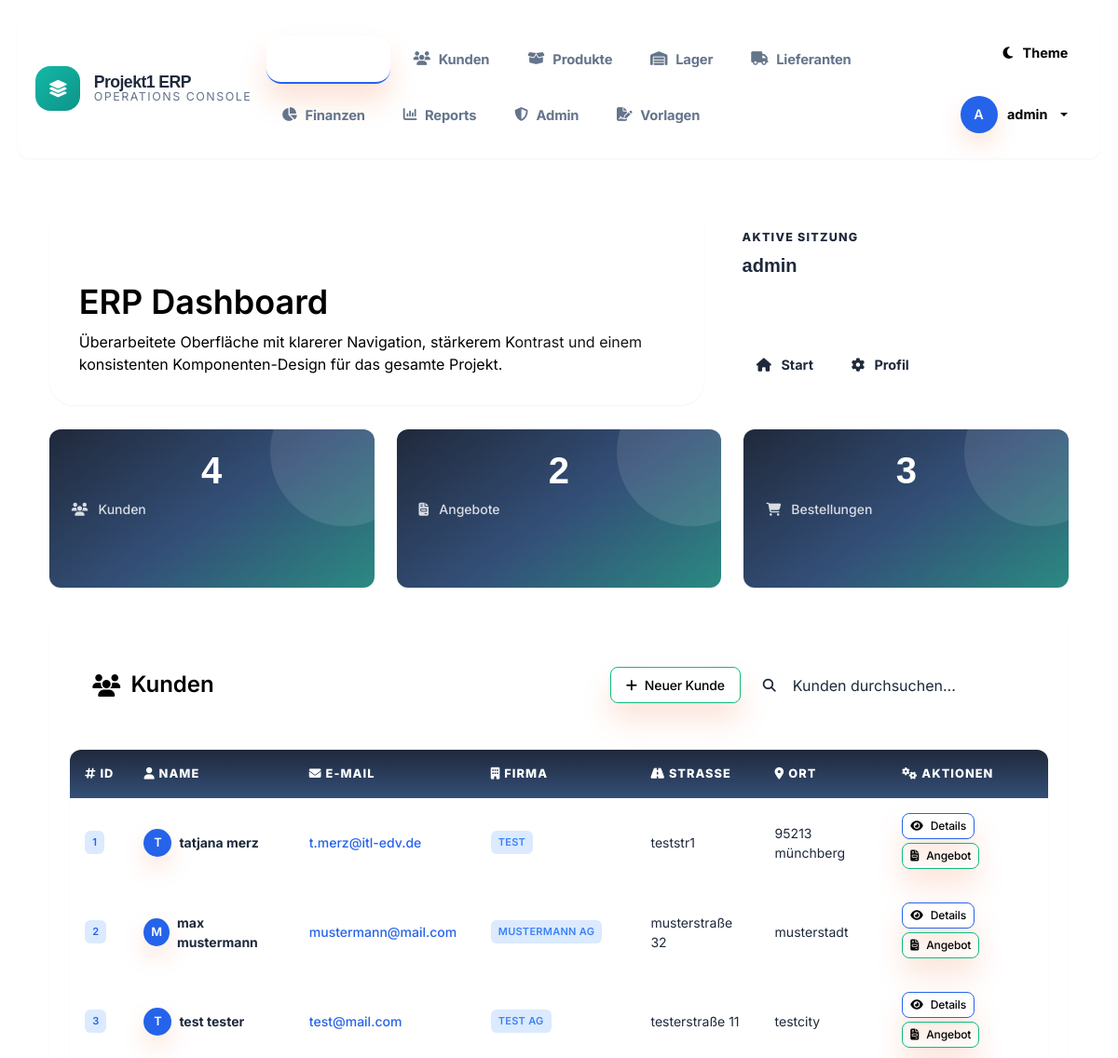
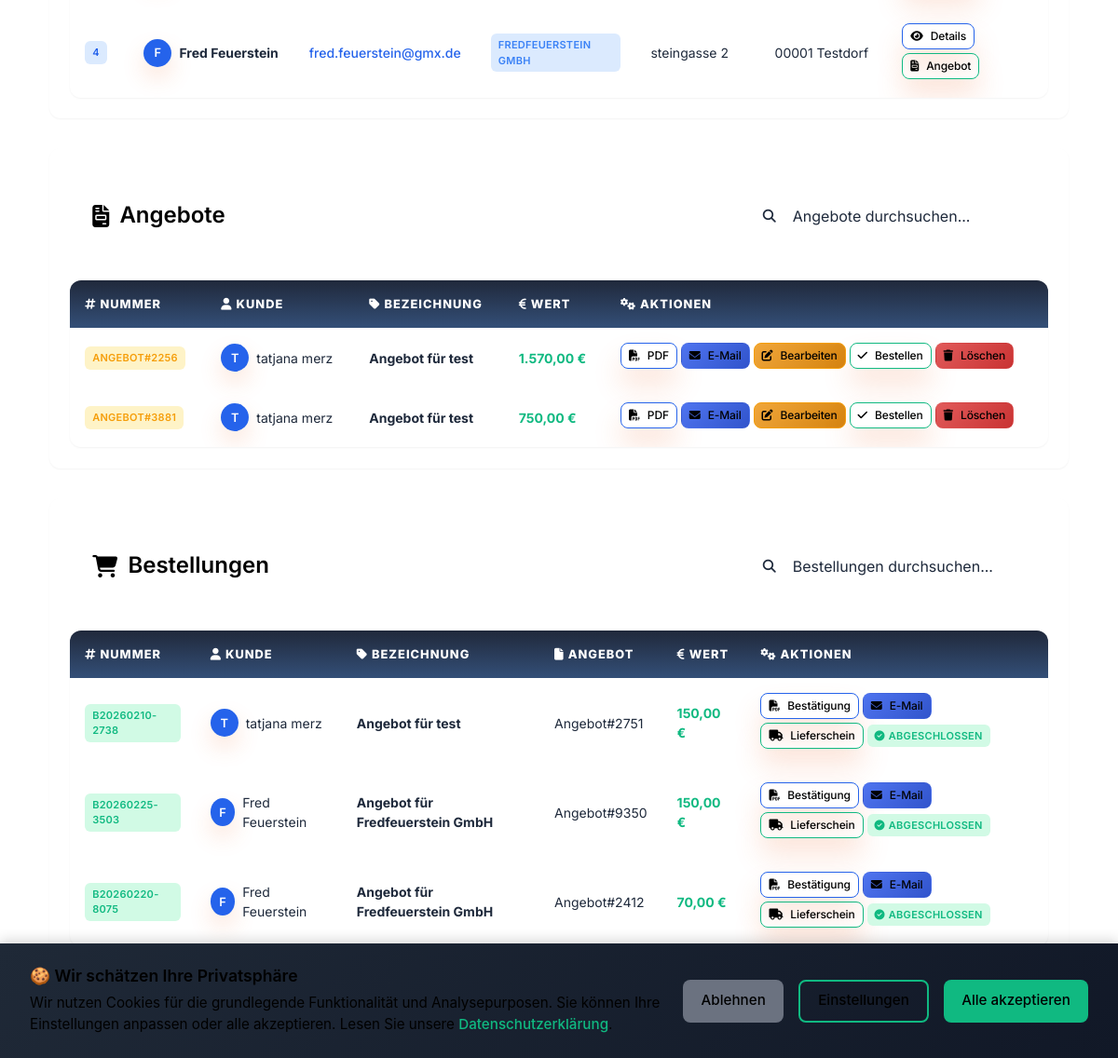
Screenshot of /web_oberflaeche.php (signed in) with the database file from the repository (2 pictures, top to bottom).
### tables this page shows
CREATE TABLE kundensystem (
        id INTEGER PRIMARY KEY AUTOINCREMENT,
        kundennummer INTEGER,
        vorname TEXT,
        nachname TEXT,
        email TEXT,
        firma_id INTEGER, hinweise TEXT, konditionen TEXT,
        FOREIGN KEY (firma_id) REFERENCES firma(id)
    );

CREATE TABLE firma (
        id INTEGER PRIMARY KEY AUTOINCREMENT,
        firmenname TEXT NOT NULL,
        strasse TEXT,
        ort TEXT
    );

CREATE TABLE bestellungen (
        idbestellung INTEGER PRIMARY KEY AUTOINCREMENT,
        kundennummer INTEGER,
        bestellungsnummer TEXT,
        bestellungsname TEXT,
        angebotsnummer TEXT,
        auftragsnummer TEXT,
        auslieferung TEXT,
        lieferschein TEXT,
        lieferzeit TEXT,
        status TEXT DEFAULT 'neu',
        gesamtpreis DECIMAL(10,2)
    , erstellt_am TEXT, konditionen TEXT);

### web_oberflaeche.php (the view, shortened to what the rows shown need)
<?php
require_once 'db_connection.php';
try {
    $stmt_customers = $PDO->prepare("
        SELECT k.*, f.firmenname, f.strasse, f.ort
        FROM kundensystem k
        LEFT JOIN firma f ON k.firma_id = f.id
    ");
    $stmt_customers->execute();
    $customers = $stmt_customers->fetchAll(PDO::FETCH_ASSOC);
} catch (Exception $e) {
    $stmt_customers = $PDO->prepare("SELECT * FROM kundensystem");
    $stmt_customers->execute();
    $customers = $stmt_customers->fetchAll(PDO::FETCH_ASSOC);
}
$stmt_angebote = $PDO->prepare("
    SELECT b.*, k.vorname, k.nachname, k.email, f.firmenname
    FROM bestellungen b
    LEFT JOIN kundensystem k ON b.kundennummer = k.kundennummer
    LEFT JOIN firma f ON k.firma_id = f.id
    WHERE b.status = 'angebot'
");
$stmt_angebote->execute();
$angebote = $stmt_angebote->fetchAll(PDO::FETCH_ASSOC);
$stmt_orders = $PDO->prepare("
    SELECT b.*, k.vorname, k.nachname, k.email, f.firmenname
    FROM bestellungen b
    LEFT JOIN kundensystem k ON b.kundennummer = k.kundennummer
    LEFT JOIN firma f ON k.firma_id = f.id
    WHERE b.status = 'bestaetigt'
");
$stmt_orders->execute();
$orders = $stmt_orders->fetchAll(PDO::FETCH_ASSOC);
include 'includes/header.php';
?>
                <div class="dashboard-card" id="kunden">
                    <div class="section-header">
                        <h2 class="section-title">
                            <i class="fas fa-users"></i>Kunden
                        </h2>
                    </div>
                    <div class="modern-table">
                        <table class="table" id="kundenTabelle">
                            <thead>
                                <tr>
                                    <th><i class="fas fa-hashtag me-1"></i>ID</th>
                                    <th><i class="fas fa-user me-1"></i>Name</th>
                                    <th><i class="fas fa-envelope me-1"></i>E-Mail</th>
                                    <th><i class="fas fa-building me-1"></i>Firma</th>
                                    <th><i class="fas fa-road me-1"></i>Straße</th>
                                    <th><i class="fas fa-map-marker-alt me-1"></i>Ort</th>
                                    <th><i class="fas fa-cogs me-1"></i>Aktionen</th>
                                </tr>
                            </thead>
                            <tbody>
                                <?php
                                if (count($customers) > 0) {
                                    foreach($customers as $customer) {
                                        echo '<tr>
                                            <td><span class="status-badge badge-primary">'.htmlspecialchars($customer["kundennummer"] ?? "N/A").'</span></td>
                                            <td>
                                                <div class="d-flex align-items-center">
                                                    <div class="user-avatar me-2" style="width: 30px; height: 30px; font-size: 0.8rem;">
                                                        '.strtoupper(substr($customer["vorname"] ?? "?", 0, 1)).'
                                                    </div>
                                                    <strong>'.htmlspecialchars(($customer["vorname"] ?? "")." ".($customer["nachname"] ?? "")).'</strong>
                                                </div>
                                            </td>
                                            <td><a href="mailto:'.htmlspecialchars($customer["email"] ?? "").'" class="text-decoration-none">
                                                '.htmlspecialchars($customer["email"] ?? "N/A").'
                                            </a></td>
                                            <td><span class="status-badge badge-info">'.htmlspecialchars($customer["firmenname"] ?? "Privat").'</span></td>
                                            <td>'.htmlspecialchars($customer["strasse"] ?? "-").'</td>
                                            <td>'.htmlspecialchars($customer["ort"] ?? "-").'</td>
                                            <td>
                                                <a href="kunde_details.php?id='.$customer["id"].'" class="action-btn btn-primary-modern">
                                                    <i class="fas fa-eye me-1"></i>Details
                                                </a>
                                                <a href="angebot_formular.php?kunde_id='.$customer["id"].'" class="action-btn btn-success-modern">
                                                    <i class="fas fa-file-invoice me-1"></i>Angebot
                                                </a>
                                            </td>
                                        </tr>';
                                    }
                                } else {
                                    echo '<tr><td colspan="7" class="text-center py-5">
                                        <i class="fas fa-inbox fa-3x text-muted mb-3"></i>
                                        <p class="text-muted">Keine Kunden vorhanden</p>
                                    </td></tr>';
                                }
                                ?>
                            </tbody>
                        </table>
                    </div>
                </div>
                <div class="dashboard-card" id="angebote">
                    <div class="section-header">
                        <h2 class="section-title">
                            <i class="fas fa-file-invoice"></i>Angebote
                        </h2>
                    </div>
                    <div class="modern-table">
                        <table class="table" id="angeboteTabelle">
                            <thead>
                                <tr>
                                    <th><i class="fas fa-hashtag me-1"></i>Nummer</th>
                                    <th><i class="fas fa-user me-1"></i>Kunde</th>
                                    <th><i class="fas fa-tag me-1"></i>Bezeichnung</th>
                                    <th><i class="fas fa-euro-sign me-1"></i>Wert</th>
                                    <th><i class="fas fa-cogs me-1"></i>Aktionen</th>
                                </tr>
                            </thead>
                            <tbody>
                                <?php
                                if (count($angebote) > 0) {
                                    foreach($angebote as $angebot) {
                                        echo '<tr>
                                            <td><span class="status-badge badge-warning">'.htmlspecialchars($angebot["angebotsnummer"] ?? "N/A").'</span></td>
                                            <td>
                                                <div class="d-flex align-items-center">
                                                    <div class="user-avatar me-2" style="width: 30px; height: 30px; font-size: 0.8rem;">
                                                        '.strtoupper(substr($angebot["vorname"] ?? "?", 0, 1)).'
                                                    </div>
                                                    '.htmlspecialchars(($angebot["vorname"] ?? "")." ".($angebot["nachname"] ?? "")).'
                                                </div>
                                            </td>
                                            <td><strong>'.htmlspecialchars($angebot["bestellunsname"] ?? $angebot["bestellungsname"] ?? "N/A").'</strong></td>
                                            <td><span class="fw-bold text-success">'.number_format($angebot["gesamtpreis"] ?? 0, 2, ',', '.').' €</span></td>
                                            <td>
                                                <a href="generate_angebot_pdf.php?order_id='.$angebot["idbestellung"].'" class="action-btn btn-primary-modern" target="_blank">
                                                    <i class="fas fa-file-pdf me-1"></i>PDF
                                                </a>
                                                <a href="send_email.php?order_id='.$angebot["idbestellung"].'&type=angebot" class="action-btn btn-info" style="background: linear-gradient(135deg, #42A5F5 0%, #1E88E5 100%);">
                                                    <i class="fas fa-envelope me-1"></i>E-Mail
                                                </a>
                                                <a href="angebot_formular.php?angebot_id='.$angebot["idbestellung"].'" class="action-btn btn-warning-modern">
                                                    <i class="fas fa-edit me-1"></i>Bearbeiten
                                                </a>
                                                <a href="confirm_angebot.php?order_id='.$angebot["idbestellung"].'" class="action-btn btn-success-modern">
                                                    <i class="fas fa-check me-1"></i>Bestellen
                                                </a>
                                                <a href="delete_order.php?order_id='.$angebot["idbestellung"].'" class="action-btn btn-danger-modern" onclick="return confirm(\'Angebot wirklich löschen?\')">
                                                    <i class="fas fa-trash me-1"></i>Löschen
                                                </a>
                                            </td>
                                        </tr>';
                                    }
                                } else {
                                    echo '<tr><td colspan="5" class="text-center py-5">
                                        <i class="fas fa-file-invoice fa-3x text-muted mb-3"></i>
                                        <p class="text-muted">Keine Angebote vorhanden</p>
                                    </td></tr>';
                                }
                                ?>
                            </tbody>
                        </table>
                    </div>
                </div>
                <div class="dashboard-card" id="bestellungen">
                    <div class="section-header">
                        <h2 class="section-title">
                            <i class="fas fa-shopping-cart"></i>Bestellungen
                        </h2>
                    </div>
                    <div class="modern-table">
                        <table class="table" id="bestellungenTabelle">
                            <thead>
                                <tr>
                                    <th><i class="fas fa-hashtag me-1"></i>Nummer</th>
                                    <th><i class="fas fa-user me-1"></i>Kunde</th>
                                    <th><i class="fas fa-tag me-1"></i>Bezeichnung</th>
                                    <th><i class="fas fa-file me-1"></i>Angebot</th>
                                    <th><i class="fas fa-euro-sign me-1"></i>Wert</th>
                                    <th><i class="fas fa-cogs me-1"></i>Aktionen</th>
                                </tr>
                            </thead>
                            <tbody>
                                <?php
                                if (count($orders) > 0) {
                                    foreach($orders as $order) {
                                        echo '<tr>
                                            <td><span class="status-badge badge-success">'.htmlspecialchars($order["bestellungsnummer"] ?? "N/A").'</span></td>
                                            <td>
                                                <div class="d-flex align-items-center">
                                                    <div class="user-avatar me-2" style="width: 30px; height: 30px; font-size: 0.8rem;">
                                                        '.strtoupper(substr($order["vorname"] ?? "?", 0, 1)).'
                                                    </div>
                                                    '.htmlspecialchars(($order["vorname"] ?? "")." ".($order["nachname"] ?? "")).'
                                                </div>
                                            </td>
                                            <td><strong>'.htmlspecialchars($order["bestellunsname"] ?? $order["bestellungsname"] ?? "N/A").'</strong></td>
                                            <td>'.htmlspecialchars($order["angebotsnummer"] ?? "N/A").'</td>
                                            <td><span class="fw-bold text-success">'.number_format($order["gesamtpreis"] ?? 0, 2, ',', '.').' €</span></td>
                                            <td>
                                                <a href="generate_pdf.php?order_id='.$order["idbestellung"].'" class="action-btn btn-primary-modern" target="_blank">
                                                    <i class="fas fa-file-pdf me-1"></i>Bestätigung
                                                </a>
                                                <a href="send_email.php?order_id='.$order["idbestellung"].'&type=bestellung" class="action-btn btn-info" style="background: linear-gradient(135deg, #42A5F5 0%, #1E88E5 100%);">
                                                    <i class="fas fa-envelope me-1"></i>E-Mail
                                                </a>
                                                <a href="lieferschein_editor.php?bestellung_id='.$order["idbestellung"].'" class="action-btn btn-success-modern">
                                                    <i class="fas fa-truck me-1"></i>Lieferschein
                                                </a>
                                                <span class="status-badge badge-success">
                                                    <i class="fas fa-check-circle me-1"></i>Abgeschlossen
                                                </span>
                                            </td>
                                        </tr>';
                                    }
                                } else {
                                    echo '<tr><td colspan="6" class="text-center py-5">
                                        <i class="fas fa-shopping-cart fa-3x text-muted mb-3"></i>
                                        <p class="text-muted">Keine Bestellungen vorhanden</p>
                                    </td></tr>';
                                }
                                ?>
                            </tbody>
                        </table>
                    </div>
                </div>
<?php include 'includes/footer.php'; ?>

### rows the page displays
kundensystem: kundennummer "1", vorname "T", vorname+nachname "tatjana merz", email "t.merz@itl-edv.de", firma.firmenname "TEST", firma.strasse "teststr1", firma.ort "95213 münchberg"
kundensystem: kundennummer "2", vorname "M", vorname+nachname "max mustermann", email "mustermann@mail.com", firma.firmenname "MUSTERMANN AG", firma.strasse "musterstraße 32", firma.ort "musterstadt"
kundensystem: kundennummer "3", vorname "T", vorname+nachname "test tester", email "test@mail.com", firma.firmenname "TEST AG", firma.strasse "testerstraße 11", firma.ort "testcity"
kundensystem: kundennummer "4", vorname "F", vorname+nachname "Fred Feuerstein", email "fred.feuerstein@gmx.de", firma.firmenname "FREDFEUERSTEIN GMBH", firma.strasse "steingasse 2", firma.ort "00001 Testdorf"
bestellungen: angebotsnummer "ANGEBOT#2256", kundensystem.vorname "T", kundensystem.vorname+nachname "tatjana merz", bestellungsname "Angebot für test", gesamtpreis "1.570,00"
bestellungen: angebotsnummer "ANGEBOT#3881", kundensystem.vorname "T", kundensystem.vorname+nachname "tatjana merz", bestellungsname "Angebot für test", gesamtpreis "750,00"
bestellungen: bestellungsnummer "B20260210-2738", kundensystem.vorname "T", kundensystem.vorname+nachname "tatjana merz", bestellungsname "Angebot für test", angebotsnummer "Angebot#2751", gesamtpreis "150,00"
bestellungen: bestellungsnummer "B20260225-3503", kundensystem.vorname "F", kundensystem.vorname+nachname "Fred Feuerstein", bestellungsname "Angebot für Fredfeuerstein GmbH", angebotsnummer "Angebot#9350", gesamtpreis "150,00"
bestellungen: bestellungsnummer "B20260220-8075", kundensystem.vorname "F", kundensystem.vorname+nachname "Fred Feuerstein", bestellungsname "Angebot für Fredfeuerstein GmbH", angebotsnummer "Angebot#2412", gesamtpreis "70,00"

### other values shown
$item['label'] "Kunden"
$item['label'] "Produkte"
$item['label'] "Lager"
$item['label'] "Lieferanten"
$item['label'] "Finanzen"
$item['label'] "Reports"
$item['label'] "Admin"
$item['label'] "Vorlagen"
substr($username, 0, 1) "A"
$username "admin"
$page_title "ERP Dashboard"
$aside_label "AKTIVE SITZUNG"
$aside_value "admin"
count($customers) "4"
count($angebote) "2"
